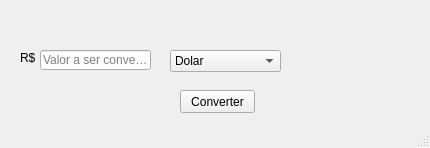
<?xml version="1.0" encoding="UTF-8"?>
<ui version="4.0">
 <class>Conversor</class>
 <widget class="QMainWindow" name="Conversor">
  <property name="windowModality">
   <enum>Qt::WindowModal</enum>
  </property>
  <property name="enabled">
   <bool>true</bool>
  </property>
  <property name="geometry">
   <rect>
    <x>0</x>
    <y>0</y>
    <width>430</width>
    <height>148</height>
   </rect>
  </property>
  <property name="windowTitle">
   <string>Conversor</string>
  </property>
  <widget class="QWidget" name="centralwidget">
   <widget class="QLineEdit" name="lineEdit">
    <property name="geometry">
     <rect>
      <x>40</x>
      <y>50</y>
      <width>111</width>
      <height>20</height>
     </rect>
    </property>
    <property name="inputMask">
     <string/>
    </property>
    <property name="text">
     <string/>
    </property>
    <property name="placeholderText">
     <string>Valor a ser convertido</string>
    </property>
   </widget>
   <widget class="QLabel" name="label">
    <property name="geometry">
     <rect>
      <x>300</x>
      <y>50</y>
      <width>121</width>
      <height>16</height>
     </rect>
    </property>
    <property name="text">
     <string/>
    </property>
   </widget>
   <widget class="QComboBox" name="comboBox">
    <property name="geometry">
     <rect>
      <x>170</x>
      <y>50</y>
      <width>111</width>
      <height>22</height>
     </rect>
    </property>
    <item>
     <property name="text">
      <string>Dolar</string>
     </property>
    </item>
    <item>
     <property name="text">
      <string>Euro</string>
     </property>
    </item>
    <item>
     <property name="text">
      <string>Bitcoin</string>
     </property>
    </item>
   </widget>
   <widget class="QPushButton" name="pushButton">
    <property name="geometry">
     <rect>
      <x>180</x>
      <y>90</y>
      <width>75</width>
      <height>23</height>
     </rect>
    </property>
    <property name="text">
     <string>Converter</string>
    </property>
   </widget>
   <widget class="QLabel" name="label_2">
    <property name="geometry">
     <rect>
      <x>300</x>
      <y>10</y>
      <width>121</width>
      <height>31</height>
     </rect>
    </property>
    <property name="text">
     <string/>
    </property>
   </widget>
   <widget class="QLabel" name="label_3">
    <property name="geometry">
     <rect>
      <x>20</x>
      <y>50</y>
      <width>21</width>
      <height>16</height>
     </rect>
    </property>
    <property name="text">
     <string>R$</string>
    </property>
   </widget>
  </widget>
  <widget class="QStatusBar" name="statusbar"/>
 </widget>
 <resources/>
 <connections/>
</ui>
